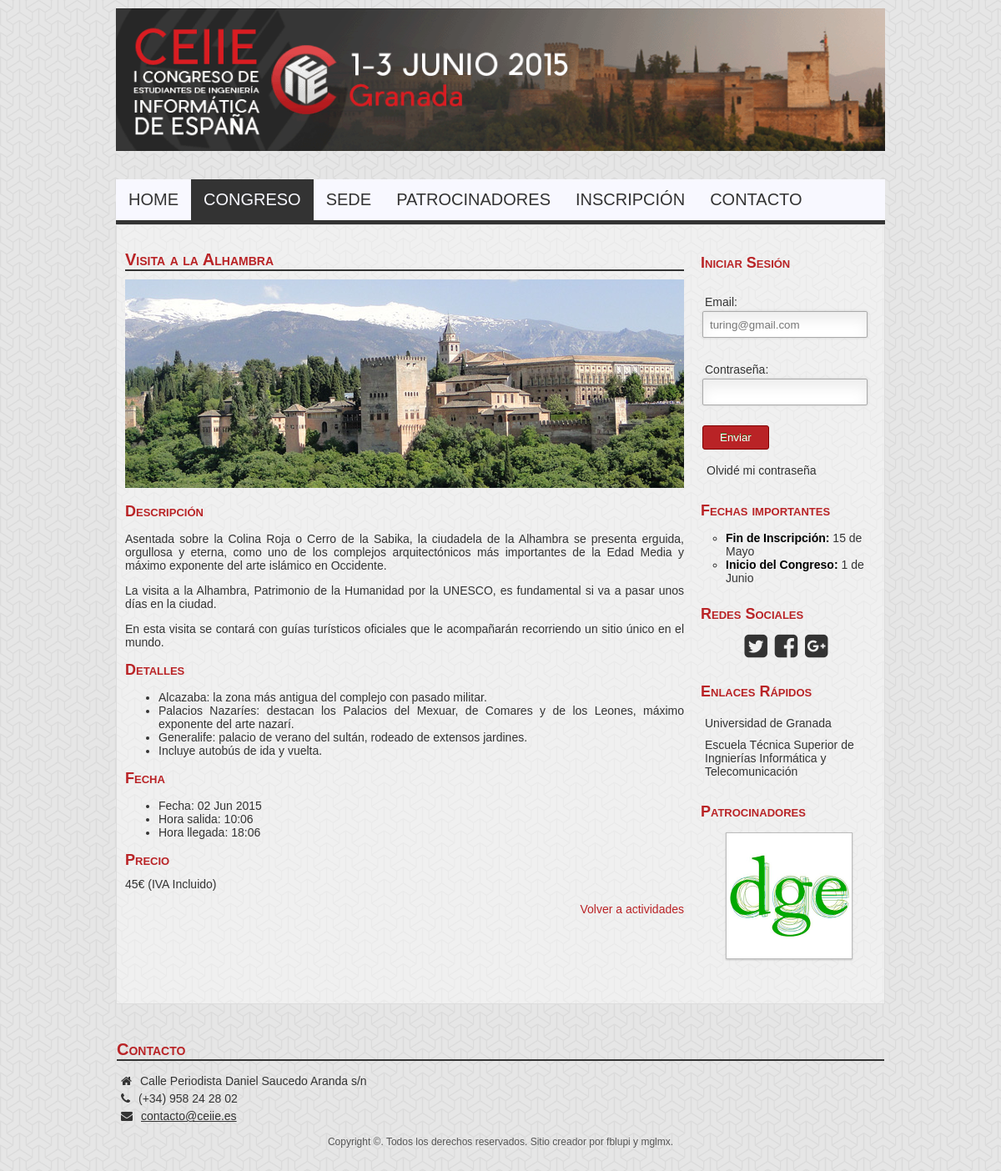
/P5/index.php?cat=actividades&act=alhambra, run on the app's committed database.
### tables this page shows
CREATE TABLE IF NOT EXISTS `actividades` (
  `ID_act` varchar(30) NOT NULL,
  `Titulo` varchar(30) NOT NULL,
  `Fecha` date NOT NULL,
  `Hora_salida` time NOT NULL,
  `Hora_llegada` time DEFAULT NULL,
  `Descripcion` text NOT NULL,
  `Detalles` text NOT NULL,
  `Foto_src` varchar(256) NOT NULL,
  `Foto_title` varchar(32) NOT NULL,
  `Foto_alt` varchar(32) NOT NULL,
  `Precio` float NOT NULL,
  `Minifoto_src` varchar(256) NOT NULL
);

### P5/contenido/actividades/carga-actividad.php (the view, shortened to what this page needs)
<div id="content">
    <section>
        <article>
            <?php
                $conexion = mysql_connect('localhost','root','macoy123') or exit('No se pudo conectar con el servidor');
                $seleccion = "SELECT * FROM actividades WHERE ID_act='".$actividad."'";
                $resultado = mysql_query ($seleccion, $conexion);
                if($resultado){
                    $numFilas = mysql_num_rows($resultado);
                    if($numFilas>0) {
                        while ($fila = mysql_fetch_array($resultado)) {
                            echo '<h1>' . $fila['Titulo'] . '</h1>';
                            echo '   <img title="' . $fila['Foto_title'] . '" alt="' . $fila['Foto_alt'] . '"src="' . $fila['Foto_src'] . '"/>';
                            echo '<h2>Descripción</h2>';
                            $descripcion = explode(';', $fila['Descripcion']);
                            for ($i = 0; $i < count($descripcion); $i = $i + 1)
                                echo '<p>' . $descripcion[$i] . '</p>';
                            echo '<h2>Detalles</h2>';
                            $detalles = explode(';', $fila['Detalles']);
                            echo '<ul>';
                            for ($i = 0; $i < count($detalles); $i = $i + 1)
                                echo '<li>' . $detalles[$i] . '</li>';
                            echo '</ul>';
                            echo '<h2>Fecha</h2>';
                            echo '<ul>';
                            echo '<li> Fecha: ' . date('d M Y',strtotime($fila['Fecha'])). '</li>';
                            echo '<li> Hora salida: ' . date('G:m ',strtotime($fila['Hora_salida'])) . '</li>';
                            if ($fila['Hora_llegada'] != null)
                                echo '<li> Hora llegada: ' . date('G:m ',strtotime($fila['Hora_llegada'])) . '</li>';
                            echo '</ul>';
                            echo '<h2>Precio</h2>';
                            echo $fila['Precio'] . '€ (IVA Incluido)';
                        }
                    }
                }
            ?>
            <p class="go-back"><a href="index.php?cat=actividades">Volver a actividades</a></p>
        </article>
    </section>
</div>

### P5/css/style.css (style rules this page uses)
body { font-family: Pier, sans-serif; width: 980px; margin: auto; background-image: url("../images/background.png"); background-repeat: repeat; }
#main #content { padding-top: 10px; width: 75%; float: left; clear: both; }
#main h1 { font-variant: small-caps; font-weight: bolder; font-size: 20px; color: #B92326; border-bottom: 2px solid #333333; margin-bottom: 10px; }
#main h2 { font-variant: small-caps; font-weight: bolder; font-size: 18px; color: #B92326; margin-bottom: 10px; }
#main #content section { margin: 10px; }
#main #content section article { text-align: justify; }
#main #content section a { text-decoration: none; color: #B92326; }
#main p.go-back { text-align: right; }

### data on the page
actividades: Titulo "Visita a la Alhambra", Foto_alt+Foto_src (picture), Descripcion "Asentada sobre la Colina Roja o Cerro de la Sabika, la ciudadela de la Alhambra se presenta erguida, orgullosa y eterna, como uno de los complejos arquitectónicos más importantes de la Edad Media y máximo exponente del arte islámico en Occidente.", Descripcion "La visita a la Alhambra, Patrimonio de la Humanidad por la UNESCO, es fundamental si va a pasar unos días en la ciudad.", Descripcion "En esta visita se contará con guías turísticos oficiales que le acompañarán recorriendo un sitio único en el mundo.", Detalles "Alcazaba: la zona más antigua del complejo con pasado militar.", Detalles "Palacios Nazaríes: destacan los Palacios del Mexuar, de Comares y de los Leones, máximo exponente del arte nazarí.", Detalles "Generalife: palacio de verano del sultán, rodeado de extensos jardines.", Detalles "Incluye autobús de ida y vuelta.", Fecha "02 Jun 2015", Hora_salida "10:06", Hora_llegada "18:06", Precio "45"
